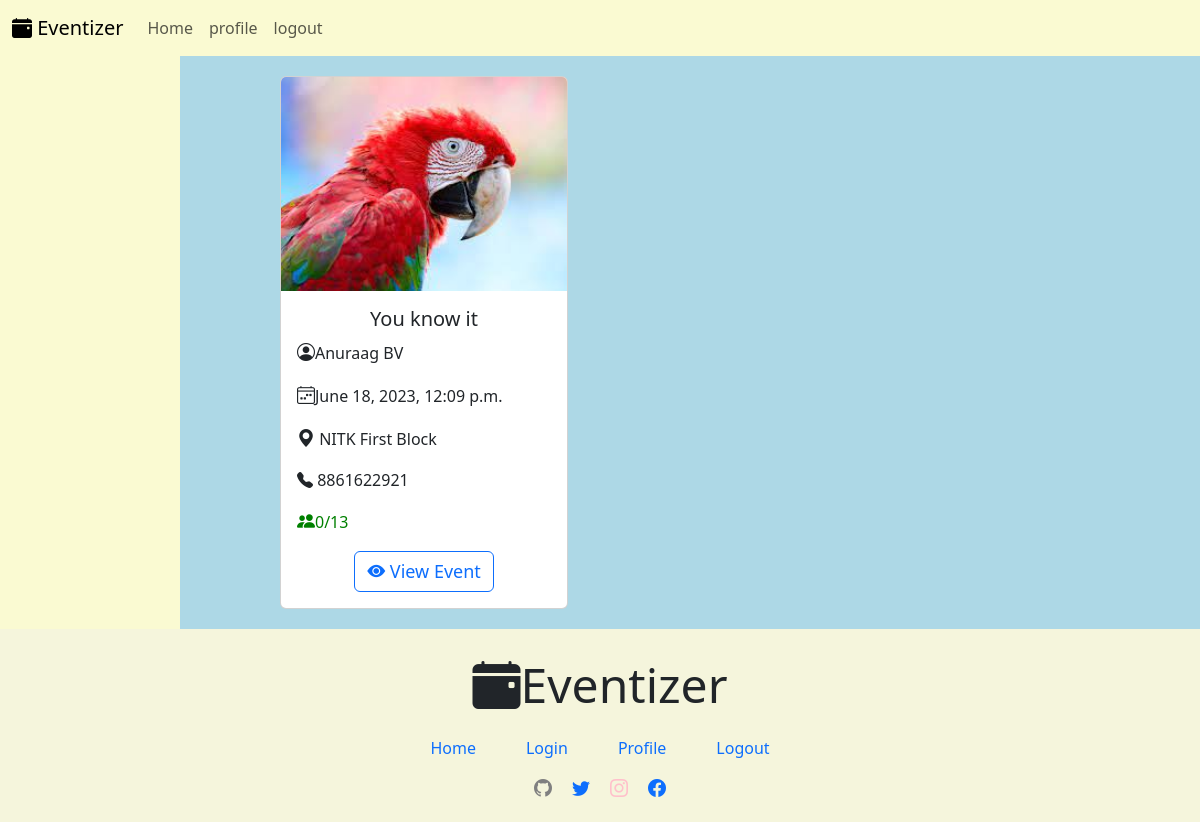
The page /Participant/1/ on the database as committed earlier.
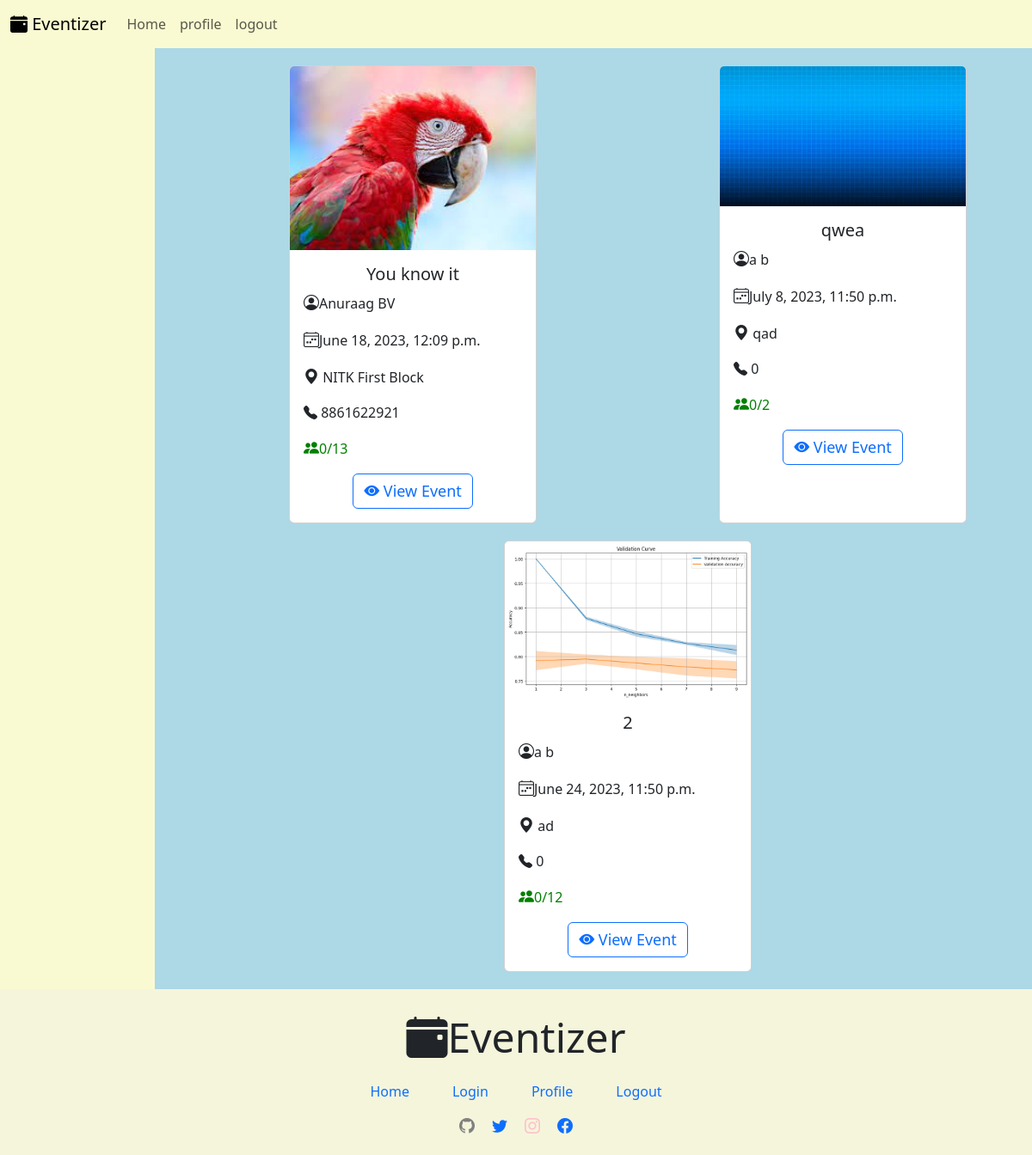
The same page on the database as committed later.
### Organiser_Main/models.py (models this page shows, shortened)
class Organiser_events(models.Model):
    organizer = models.ForeignKey(Organiser, on_delete=models.CASCADE,default=1)
    event_name = models.CharField(max_length=100)
    event_description = models.CharField(max_length=500)
    event_date = models.DateTimeField()
    event_location = models.CharField(max_length=50)
    event_picture = models.ImageField(upload_to='event_images/')
    event_max_participants = models.IntegerField()
    event_present_participants = models.IntegerField(default=0)
    participants = models.ManyToManyField(Participant, blank=True)

### User/models.py (models this page shows)
class Organiser(models.Model):
    first_name = models.CharField(max_length=100)
    last_name = models.CharField(max_length=100)
    email_id = models.EmailField(unique=True)
    password = models.CharField(max_length=100)
    contact = models.IntegerField(validators=[MaxValueValidator(9999999999)],default=0)
    profile_picture = models.ImageField(upload_to='profile_pictures_organiser/', null=True, blank=True)
    date_of_join = models.DateField(auto_now_add=True)
    def __str__(self):
        return f'{self.first_name} {self.last_name}'

### Participant_Main/views.py (the view)
# urls.py: path('Participant/<int:participant>/', participant_main, name='participant_main'),
def participant_main(request, participant):
    events = Organiser_events.objects.all()
    return render(request, 'par_index.html', {'participant': participant, 'events': events})

### Participant_Main/templates/par_index.html (shortened to what this page needs)
{% load static %}
<!DOCTYPE html>
<html lang="en">
<head>
    <link href="https://cdn.jsdelivr.net/npm/bootstrap@5.3.0/dist/css/bootstrap.min.css" rel="stylesheet">
    <link rel="stylesheet" href="https://cdn.jsdelivr.net/npm/bootstrap-icons@1.10.5/font/bootstrap-icons.css">
</head>
<body>
    <nav class="navbar navbar-expand-lg custom-navbar" id="nav_bar">
        <div class="container-fluid">
          <a class="navbar-brand" href="#"><i class="bi bi-calendar-event-fill"></i> Eventizer</a>
          <div class="collapse navbar-collapse" id="navbarNav">
            <ul class="navbar-nav">
              <li class="nav-item">
                <a class="nav-link " aria-current="page" href="/Participant/{{ participant }}/">Home</a>
              </li>
              <li class="nav-item">
                <a class="nav-link" href="#">profile</a>
              </li>
              <li class="nav-item">
                <a class="nav-link" href="/logout">logout</a>
              </li>
            </ul>
          </div>
        </div>
      </nav>
      <div id="participant_full_view">
        <div id="filter"></div>
      <div id="showing_events">
        {% for event in events %}
        <div class="card" style="width: 18rem;">
          <img src="{{ event.event_picture.url }}" class="card-img-top" alt="...">
          <div class="card-body">
            <h5 class="card-title" style="text-align: center;">{{event.event_name}}</h5>
            <p class="card-text"><i class="bi bi-person-circle" id="font-icon"></i>{{event.organizer}}</p>
            <p class="card-text"><i class="bi bi-calendar4-week" id="font-icon"></i>{{event.event_date}}</p>
            <p class="card-text"><i class="bi bi-geo-alt-fill" id="font-icon"></i> {{event.event_location}}</p>
            <p class="card-text"><i class="bi bi-telephone-fill"></i> {{event.organizer.contact}}</p>
            <p class="card-text green"><i class="bi bi-people-fill" id="font-icon"></i>{{event.event_present_participants}}/{{event.event_max_participants}}</p>
            <center><a href="{% url 'participant_event' participant=participant organiser_event=event.id %}" class="btn btn-outline-primary" id="font-icon"><i class="bi bi-eye-fill"></i> View Event</a></center>
          </div>
        </div>
        {% endfor %}
      </div>
    </div>
    <div id="footer">
        <div id="name_footer"><i class="bi bi-calendar-event-fill"></i>Eventizer</div>
        <div id="links_footer">
            <a href="#">Home</a>
            <a href="#">Login</a>
            <a href="#">Profile</a>
            <a href="#">Logout</a>
        </div>
        <div id="media_footer">
          <div><a href=""><i class="bi bi-github" style="color:grey"></i></a></div>
          <div><a href=""><i class="bi bi-twitter"></i></a></div>
          <div><a href=""><i class="bi bi-instagram" style="color:pink"></i></a></div>
          <div><a href=""><i class="bi bi-facebook"></i></a></div>
      </div>
    </div>
</body>
</html>

Rows that differ between the two databases and show on the page:
added Organiser_events: event_picture (picture), event_name "qwea", organizer "a b", event_date "July 8, 2023, 11:50 p.m.", event_location "qad", organizer.contact "0", event_present_participants "0", event_max_participants "2"
added Organiser_events: event_picture (picture), event_name "2", organizer "a b", event_date "June 24, 2023, 11:50 p.m.", event_location "ad", organizer.contact "0", event_present_participants "0", event_max_participants "12"
